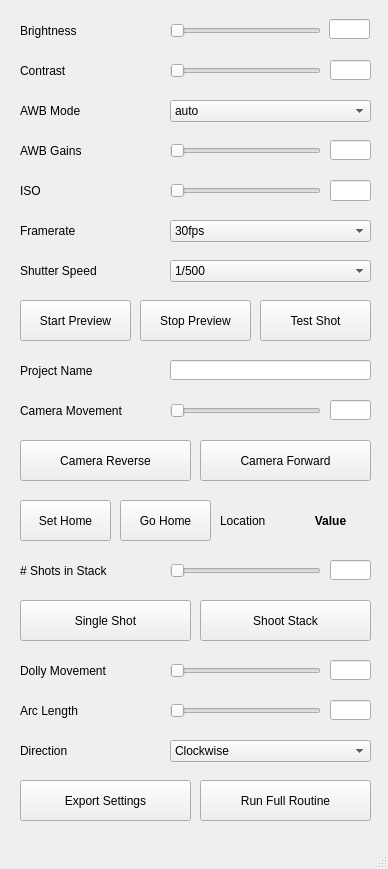
<?xml version="1.0" encoding="UTF-8"?>
<ui version="4.0">
 <class>MainWindow</class>
 <widget class="QMainWindow" name="MainWindow">
  <property name="geometry">
   <rect>
    <x>0</x>
    <y>0</y>
    <width>388</width>
    <height>869</height>
   </rect>
  </property>
  <property name="windowTitle">
   <string>Scanner Companion 2.0</string>
  </property>
  <widget class="QWidget" name="centralwidget">
   <widget class="QPushButton" name="export_settings_btn">
    <property name="geometry">
     <rect>
      <x>20</x>
      <y>780</y>
      <width>171</width>
      <height>41</height>
     </rect>
    </property>
    <property name="text">
     <string>Export Settings</string>
    </property>
   </widget>
   <widget class="QSlider" name="dolly_movement_slider">
    <property name="geometry">
     <rect>
      <x>170</x>
      <y>660</y>
      <width>151</width>
      <height>21</height>
     </rect>
    </property>
    <property name="orientation">
     <enum>Qt::Horizontal</enum>
    </property>
   </widget>
   <widget class="QLineEdit" name="awb_gains_input">
    <property name="geometry">
     <rect>
      <x>330</x>
      <y>140</y>
      <width>41</width>
      <height>20</height>
     </rect>
    </property>
   </widget>
   <widget class="QPushButton" name="shoot_stack_btn">
    <property name="geometry">
     <rect>
      <x>200</x>
      <y>600</y>
      <width>171</width>
      <height>41</height>
     </rect>
    </property>
    <property name="text">
     <string>Shoot Stack</string>
    </property>
   </widget>
   <widget class="QSlider" name="arc_length_slider">
    <property name="geometry">
     <rect>
      <x>170</x>
      <y>700</y>
      <width>151</width>
      <height>21</height>
     </rect>
    </property>
    <property name="orientation">
     <enum>Qt::Horizontal</enum>
    </property>
   </widget>
   <widget class="QLineEdit" name="dolly_movement_input">
    <property name="geometry">
     <rect>
      <x>330</x>
      <y>660</y>
      <width>41</width>
      <height>20</height>
     </rect>
    </property>
   </widget>
   <widget class="QPushButton" name="stop_preview_btn">
    <property name="geometry">
     <rect>
      <x>140</x>
      <y>300</y>
      <width>111</width>
      <height>41</height>
     </rect>
    </property>
    <property name="text">
     <string>Stop Preview</string>
    </property>
   </widget>
   <widget class="QLabel" name="dolly_movement_lbl">
    <property name="geometry">
     <rect>
      <x>20</x>
      <y>660</y>
      <width>141</width>
      <height>21</height>
     </rect>
    </property>
    <property name="text">
     <string>Dolly Movement</string>
    </property>
   </widget>
   <widget class="QPushButton" name="single_shot_btn">
    <property name="geometry">
     <rect>
      <x>20</x>
      <y>600</y>
      <width>171</width>
      <height>41</height>
     </rect>
    </property>
    <property name="text">
     <string>Single Shot</string>
    </property>
   </widget>
   <widget class="QLineEdit" name="num_shots_input">
    <property name="geometry">
     <rect>
      <x>330</x>
      <y>560</y>
      <width>41</width>
      <height>20</height>
     </rect>
    </property>
   </widget>
   <widget class="QLabel" name="shutter_speed_lbl">
    <property name="geometry">
     <rect>
      <x>20</x>
      <y>260</y>
      <width>101</width>
      <height>21</height>
     </rect>
    </property>
    <property name="statusTip">
     <string>Constrained by framerate</string>
    </property>
    <property name="text">
     <string>Shutter Speed</string>
    </property>
   </widget>
   <widget class="QComboBox" name="direction_combo">
    <property name="geometry">
     <rect>
      <x>170</x>
      <y>740</y>
      <width>201</width>
      <height>22</height>
     </rect>
    </property>
    <item>
     <property name="text">
      <string>Clockwise</string>
     </property>
    </item>
    <item>
     <property name="text">
      <string>Counter-Clockwise</string>
     </property>
    </item>
   </widget>
   <widget class="QLineEdit" name="brightness_input">
    <property name="geometry">
     <rect>
      <x>329</x>
      <y>19</y>
      <width>41</width>
      <height>20</height>
     </rect>
    </property>
   </widget>
   <widget class="QLabel" name="brightness_lbl">
    <property name="geometry">
     <rect>
      <x>20</x>
      <y>20</y>
      <width>101</width>
      <height>21</height>
     </rect>
    </property>
    <property name="statusTip">
     <string>Manually adjust brightness</string>
    </property>
    <property name="text">
     <string>Brightness</string>
    </property>
   </widget>
   <widget class="QLabel" name="project_name_lbl">
    <property name="geometry">
     <rect>
      <x>20</x>
      <y>360</y>
      <width>141</width>
      <height>21</height>
     </rect>
    </property>
    <property name="text">
     <string>Project Name</string>
    </property>
   </widget>
   <widget class="QComboBox" name="awb_mode_combo">
    <property name="geometry">
     <rect>
      <x>170</x>
      <y>100</y>
      <width>201</width>
      <height>22</height>
     </rect>
    </property>
    <item>
     <property name="text">
      <string>auto</string>
     </property>
    </item>
    <item>
     <property name="text">
      <string>sunlight</string>
     </property>
    </item>
    <item>
     <property name="text">
      <string>cloudy</string>
     </property>
    </item>
    <item>
     <property name="text">
      <string>shade</string>
     </property>
    </item>
    <item>
     <property name="text">
      <string>tungsten</string>
     </property>
    </item>
    <item>
     <property name="text">
      <string>fluorescent</string>
     </property>
    </item>
    <item>
     <property name="text">
      <string>incandescent</string>
     </property>
    </item>
    <item>
     <property name="text">
      <string>flash</string>
     </property>
    </item>
    <item>
     <property name="text">
      <string>horizon</string>
     </property>
    </item>
    <item>
     <property name="text">
      <string>off</string>
     </property>
    </item>
   </widget>
   <widget class="QLineEdit" name="arc_length_input">
    <property name="geometry">
     <rect>
      <x>330</x>
      <y>700</y>
      <width>41</width>
      <height>20</height>
     </rect>
    </property>
   </widget>
   <widget class="QLabel" name="direction_lbl">
    <property name="geometry">
     <rect>
      <x>20</x>
      <y>740</y>
      <width>141</width>
      <height>21</height>
     </rect>
    </property>
    <property name="text">
     <string>Direction</string>
    </property>
   </widget>
   <widget class="QPushButton" name="test_shot_btn">
    <property name="geometry">
     <rect>
      <x>260</x>
      <y>300</y>
      <width>111</width>
      <height>41</height>
     </rect>
    </property>
    <property name="text">
     <string>Test Shot</string>
    </property>
   </widget>
   <widget class="QLabel" name="iso_lbl">
    <property name="geometry">
     <rect>
      <x>20</x>
      <y>180</y>
      <width>101</width>
      <height>21</height>
     </rect>
    </property>
    <property name="text">
     <string>ISO</string>
    </property>
   </widget>
   <widget class="QSlider" name="contrast_slider">
    <property name="geometry">
     <rect>
      <x>170</x>
      <y>60</y>
      <width>151</width>
      <height>21</height>
     </rect>
    </property>
    <property name="orientation">
     <enum>Qt::Horizontal</enum>
    </property>
   </widget>
   <widget class="QLineEdit" name="camera_movement_input">
    <property name="geometry">
     <rect>
      <x>330</x>
      <y>400</y>
      <width>41</width>
      <height>20</height>
     </rect>
    </property>
   </widget>
   <widget class="QPushButton" name="start_preview_btn">
    <property name="geometry">
     <rect>
      <x>20</x>
      <y>300</y>
      <width>111</width>
      <height>41</height>
     </rect>
    </property>
    <property name="text">
     <string>Start Preview</string>
    </property>
   </widget>
   <widget class="QLabel" name="num_shots_lbl">
    <property name="geometry">
     <rect>
      <x>20</x>
      <y>560</y>
      <width>101</width>
      <height>21</height>
     </rect>
    </property>
    <property name="text">
     <string># Shots in Stack</string>
    </property>
   </widget>
   <widget class="QPushButton" name="camera_forward_btn">
    <property name="geometry">
     <rect>
      <x>200</x>
      <y>440</y>
      <width>171</width>
      <height>41</height>
     </rect>
    </property>
    <property name="text">
     <string>Camera Forward</string>
    </property>
   </widget>
   <widget class="QLabel" name="awb_mode_lbl">
    <property name="geometry">
     <rect>
      <x>20</x>
      <y>100</y>
      <width>101</width>
      <height>21</height>
     </rect>
    </property>
    <property name="text">
     <string>AWB Mode</string>
    </property>
   </widget>
   <widget class="QSlider" name="iso_slider">
    <property name="geometry">
     <rect>
      <x>170</x>
      <y>180</y>
      <width>151</width>
      <height>21</height>
     </rect>
    </property>
    <property name="orientation">
     <enum>Qt::Horizontal</enum>
    </property>
   </widget>
   <widget class="QSlider" name="camera_movement_slider">
    <property name="geometry">
     <rect>
      <x>170</x>
      <y>400</y>
      <width>151</width>
      <height>21</height>
     </rect>
    </property>
    <property name="orientation">
     <enum>Qt::Horizontal</enum>
    </property>
   </widget>
   <widget class="QLineEdit" name="project_name_input">
    <property name="geometry">
     <rect>
      <x>170</x>
      <y>360</y>
      <width>201</width>
      <height>20</height>
     </rect>
    </property>
   </widget>
   <widget class="QLabel" name="arc_length_lbl">
    <property name="geometry">
     <rect>
      <x>20</x>
      <y>700</y>
      <width>141</width>
      <height>21</height>
     </rect>
    </property>
    <property name="text">
     <string>Arc Length</string>
    </property>
   </widget>
   <widget class="QLabel" name="awb_gains_lbl">
    <property name="geometry">
     <rect>
      <x>20</x>
      <y>140</y>
      <width>101</width>
      <height>21</height>
     </rect>
    </property>
    <property name="text">
     <string>AWB Gains</string>
    </property>
   </widget>
   <widget class="QLabel" name="contrast_lbl">
    <property name="geometry">
     <rect>
      <x>20</x>
      <y>60</y>
      <width>101</width>
      <height>21</height>
     </rect>
    </property>
    <property name="text">
     <string>Contrast</string>
    </property>
   </widget>
   <widget class="QLabel" name="camera_movement_lbl">
    <property name="geometry">
     <rect>
      <x>20</x>
      <y>400</y>
      <width>141</width>
      <height>21</height>
     </rect>
    </property>
    <property name="text">
     <string>Camera Movement</string>
    </property>
   </widget>
   <widget class="QSlider" name="brightness_slider">
    <property name="geometry">
     <rect>
      <x>170</x>
      <y>20</y>
      <width>151</width>
      <height>21</height>
     </rect>
    </property>
    <property name="orientation">
     <enum>Qt::Horizontal</enum>
    </property>
   </widget>
   <widget class="QPushButton" name="run_full_routine_btn">
    <property name="geometry">
     <rect>
      <x>200</x>
      <y>780</y>
      <width>171</width>
      <height>41</height>
     </rect>
    </property>
    <property name="text">
     <string>Run Full Routine</string>
    </property>
   </widget>
   <widget class="QComboBox" name="framerate_combo">
    <property name="geometry">
     <rect>
      <x>170</x>
      <y>220</y>
      <width>201</width>
      <height>22</height>
     </rect>
    </property>
    <item>
     <property name="text">
      <string>30fps</string>
     </property>
    </item>
    <item>
     <property name="text">
      <string>1fps</string>
     </property>
    </item>
    <item>
     <property name="text">
      <string>1/2fps</string>
     </property>
    </item>
    <item>
     <property name="text">
      <string>1/3fps</string>
     </property>
    </item>
   </widget>
   <widget class="QLineEdit" name="contrast_input">
    <property name="geometry">
     <rect>
      <x>330</x>
      <y>60</y>
      <width>41</width>
      <height>20</height>
     </rect>
    </property>
   </widget>
   <widget class="QPushButton" name="go_home_btn">
    <property name="geometry">
     <rect>
      <x>120</x>
      <y>500</y>
      <width>91</width>
      <height>41</height>
     </rect>
    </property>
    <property name="text">
     <string>Go Home</string>
    </property>
   </widget>
   <widget class="QLineEdit" name="iso_input">
    <property name="geometry">
     <rect>
      <x>330</x>
      <y>180</y>
      <width>41</width>
      <height>21</height>
     </rect>
    </property>
   </widget>
   <widget class="QSlider" name="awb_gains_slider">
    <property name="geometry">
     <rect>
      <x>170</x>
      <y>140</y>
      <width>151</width>
      <height>21</height>
     </rect>
    </property>
    <property name="orientation">
     <enum>Qt::Horizontal</enum>
    </property>
   </widget>
   <widget class="QSlider" name="num_shots_slider">
    <property name="geometry">
     <rect>
      <x>170</x>
      <y>560</y>
      <width>151</width>
      <height>21</height>
     </rect>
    </property>
    <property name="orientation">
     <enum>Qt::Horizontal</enum>
    </property>
   </widget>
   <widget class="QPushButton" name="camera_reverse_btn">
    <property name="geometry">
     <rect>
      <x>20</x>
      <y>440</y>
      <width>171</width>
      <height>41</height>
     </rect>
    </property>
    <property name="text">
     <string>Camera Reverse</string>
    </property>
   </widget>
   <widget class="QLabel" name="location_lbl">
    <property name="geometry">
     <rect>
      <x>220</x>
      <y>500</y>
      <width>71</width>
      <height>41</height>
     </rect>
    </property>
    <property name="text">
     <string>Location</string>
    </property>
   </widget>
   <widget class="QPushButton" name="set_home_btn">
    <property name="geometry">
     <rect>
      <x>20</x>
      <y>500</y>
      <width>91</width>
      <height>41</height>
     </rect>
    </property>
    <property name="text">
     <string>Set Home</string>
    </property>
   </widget>
   <widget class="QLabel" name="location_value_lbl">
    <property name="geometry">
     <rect>
      <x>300</x>
      <y>500</y>
      <width>61</width>
      <height>41</height>
     </rect>
    </property>
    <property name="font">
     <font>
      <weight>75</weight>
      <bold>true</bold>
     </font>
    </property>
    <property name="text">
     <string>Value</string>
    </property>
    <property name="alignment">
     <set>Qt::AlignCenter</set>
    </property>
   </widget>
   <widget class="QLabel" name="framerate_lbl">
    <property name="geometry">
     <rect>
      <x>20</x>
      <y>220</y>
      <width>101</width>
      <height>21</height>
     </rect>
    </property>
    <property name="statusTip">
     <string>Lower framerate allows longer shutter speed</string>
    </property>
    <property name="text">
     <string>Framerate</string>
    </property>
   </widget>
   <widget class="QComboBox" name="shutter_speed_combo">
    <property name="geometry">
     <rect>
      <x>170</x>
      <y>260</y>
      <width>201</width>
      <height>22</height>
     </rect>
    </property>
    <item>
     <property name="text">
      <string>1/500</string>
     </property>
    </item>
    <item>
     <property name="text">
      <string>1/250</string>
     </property>
    </item>
    <item>
     <property name="text">
      <string>1/125</string>
     </property>
    </item>
    <item>
     <property name="text">
      <string>1/60</string>
     </property>
    </item>
    <item>
     <property name="text">
      <string>1/30</string>
     </property>
    </item>
    <item>
     <property name="text">
      <string>1/15</string>
     </property>
    </item>
    <item>
     <property name="text">
      <string>1/8</string>
     </property>
    </item>
    <item>
     <property name="text">
      <string>1/4</string>
     </property>
    </item>
    <item>
     <property name="text">
      <string>1/2</string>
     </property>
    </item>
    <item>
     <property name="text">
      <string>1 second</string>
     </property>
    </item>
    <item>
     <property name="text">
      <string>2 seconds</string>
     </property>
    </item>
    <item>
     <property name="text">
      <string>3 seconds</string>
     </property>
    </item>
   </widget>
  </widget>
  <widget class="QMenuBar" name="menubar">
   <property name="geometry">
    <rect>
     <x>0</x>
     <y>0</y>
     <width>388</width>
     <height>18</height>
    </rect>
   </property>
  </widget>
  <widget class="QStatusBar" name="statusbar"/>
 </widget>
 <resources/>
 <connections/>
</ui>
